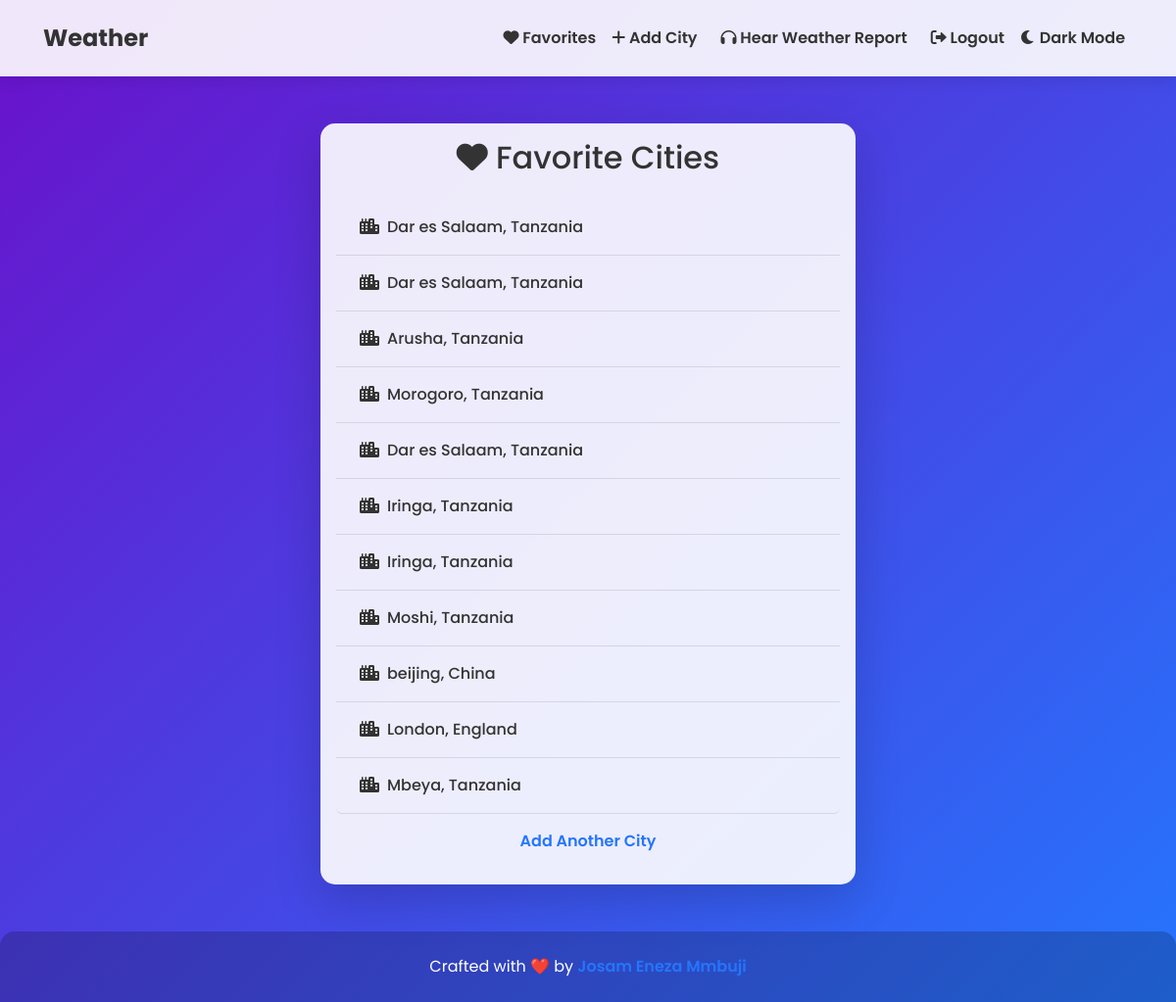
Page /favorite-cities/ (signed in) on the committed database.
### weather/models.py (models this page shows, shortened)
class FavoriteCity(models.Model):
    user = models.ForeignKey(User, on_delete=models.CASCADE)  # Link to the user
    city = models.CharField(max_length=100)  # City name
    country = models.CharField(max_length=100)  # Country name

### weather/views.py (the view)
# urls.py: path('favorite-cities/', views.favorite_cities, name='favorite_cities'),
@login_required
def favorite_cities(request):
    favorite_cities = FavoriteCity.objects.filter(user=request.user)
    return render(request, 'weather/favorite_cities.html', {'favorite_cities': favorite_cities})

### weather/templates/weather/favorite_cities.html (shortened to what this page needs)
<!DOCTYPE html>
<html lang="en">
<head>
    <link href="https://cdn.jsdelivr.net/npm/bootstrap@5.3.0/dist/css/bootstrap.min.css" rel="stylesheet">
    <link rel="stylesheet" href="https://cdnjs.cloudflare.com/ajax/libs/font-awesome/6.0.0-beta3/css/all.min.css">
</head>
<body>
    <nav class="navbar navbar-expand-lg">
        <div class="container">
            <a class="navbar-brand" href="/">Weather</a>
            <div class="collapse navbar-collapse" id="navbarNav">
                <ul class="navbar-nav ms-auto">
                    {% if user.is_authenticated %}
                        <li class="nav-item">
                            <a class="nav-link" href="/favorite-cities/"><i class="fas fa-heart"></i> Favorites</a>
                        </li>
                        <li class="nav-item">
                            <a class="nav-link" href="/add-favorite-city/"><i class="fas fa-plus"></i> Add City</a>
                        </li>
                        <li class="nav-item">
                            <a class="nav-link" href="#" id="speak-weather" onclick="alert('Weather report is not available on this page. Please visit the dashboard.');"><i class="fas fa-headphones"></i> Hear Weather Report</a>
                        </li>
                        <li class="nav-item">
                            <a class="nav-link" href="/logout/"><i class="fas fa-sign-out-alt"></i> Logout</a>
                        </li>
                    {% else %}
                        <li class="nav-item">
                            <a class="nav-link" href="/login/"><i class="fas fa-sign-in-alt"></i> Login</a>
                        </li>
                    {% endif %}
                    <li class="nav-item">
                        <button class="btn btn-link nav-link" onclick="toggleDarkMode()" id="theme-toggle">
                            <i id="theme-icon" class="fas fa-moon"></i>
                            <span id="theme-text">Dark Mode</span>
                        </button>
                    </li>
                </ul>
            </div>
        </div>
    </nav>
    <div class="container py-5 flex-grow-1">
        <div class="row justify-content-center">
            <div class="col-md-8 col-lg-6">
                <div class="card shadow-lg" style="animation: fadeInUp 0.5s ease-in-out;">
                    <div class="card-body">
                        <h2 class="card-title text-center mb-4"><i class="fas fa-heart"></i> Favorite Cities</h2>
                        {% if favorite_cities %}
                            <ul class="list-group">
                                {% for city in favorite_cities %}
                                    <li class="list-group-item">
                                        <a href="/?city={{ city.city }}"><i class="fas fa-city me-2"></i>{{ city.city }}, {{ city.country }}</a>
                                    </li>
                                {% endfor %}
                            </ul>
                        {% else %}
                            <p class="text-center">No favorite cities yet. Add some to get started!</p>
                        {% endif %}
                        <div class="text-center mt-3">
                            <p><a href="/add-favorite-city/" style="color: var(--accent-color); text-decoration: none; font-weight: 600;">Add Another City</a></p>
                        </div>
                    </div>
                </div>
            </div>
        </div>
    </div>
    <footer>
        <p class="mb-0">Crafted with ❤️ by <a href="https://github.com/" target="_blank">Josam Eneza Mmbuji</a></p>
    </footer>
</body>
</html>

### weather/templates/weather/favorite_cities.html (style rules this page uses)
:root { --bg-color: linear-gradient(135deg, #6a11cb, #2575fc); --text-color: #fff; --navbar-bg: rgba(255, 255, 255, 0.9); --card-bg: rgba(255, 255, 255, 0.9); --card-text: #333; --footer-bg: rgba(0, 0, 0, 0.2); --accent-color: #2575fc; --btn-gradient: linear-gradient(135deg, #3498db, #8e44ad); --shadow: 0 4px 15px rgba(0, 0, 0, 0.1); --transition: all 0.3s ease; }
body { background: var(--bg-color); color: var(--text-color); font-family: 'Poppins', sans-serif; min-height: 100vh; display: flex; flex-direction: column; transition: var(--transition); }
.navbar { background: var(--navbar-bg); box-shadow: var(--shadow); padding: 1rem 2rem; }
.navbar-brand { font-weight: 700; font-size: 1.5rem; color: #333 !important; }
.nav-link { color: #333 !important; font-weight: 600; transition: var(--transition); }
.btn-link.nav-link { color: #333 !important; }
#speak-weather { color: var(--text-color); padding: 0.5rem 1rem; border-radius: 25px; transition: var(--transition); }
.card { border: none; border-radius: 15px; box-shadow: var(--shadow); background: var(--card-bg); color: var(--card-text); transition: var(--transition); }
.list-group-item { background: transparent; border: none; border-bottom: 1px solid rgba(0, 0, 0, 0.1); padding: 1rem 1.5rem; transition: var(--transition); }
.list-group-item a { color: var(--card-text); text-decoration: none; font-weight: 500; transition: var(--transition); }
footer { margin-top: auto; padding: 1.5rem; text-align: center; background: var(--footer-bg); color: var(--text-color); border-radius: 15px 15px 0 0; }
footer a { color: var(--accent-color); text-decoration: none; font-weight: 600; }

### rows in the picture
FavoriteCity: city "Dar es Salaam", country "Tanzania"
FavoriteCity: city "Dar es Salaam", country "Tanzania"
FavoriteCity: city "Arusha", country "Tanzania"
FavoriteCity: city "Morogoro", country "Tanzania"
FavoriteCity: city "Dar es Salaam", country "Tanzania"
FavoriteCity: city "Iringa", country "Tanzania"
FavoriteCity: city "Iringa", country "Tanzania"
FavoriteCity: city "Moshi", country "Tanzania"
FavoriteCity: city "beijing", country "China"
FavoriteCity: city "London", country "England"
FavoriteCity: city "Mbeya", country "Tanzania"
